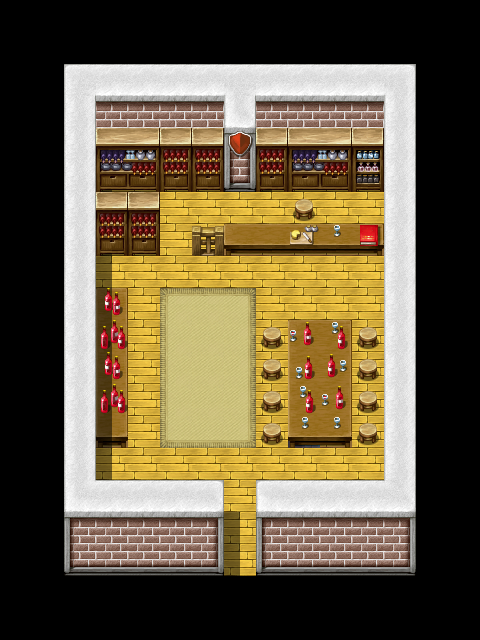

A level layout from a 2D game, rendered from its tile map. Below: a short description, then the map file with tile-grid data replaced by summaries:
An orthogonal 30x40 tile map with 16x16 px tiles, 7 tile layers (under0 background, under1 none, under2 none, under3 none, ...) and 24 objects (5x x, 4x step_wood, 2x piesport, step_carpet, chest150, ...).

<map version="1.0" orientation="orthogonal" renderorder="right-down" width="30" height="40" tilewidth="16" tileheight="16" nextobjectid="25">
 <tileset firstgid="1" name="piesport_wijnproeverij" tilewidth="16" tileheight="16" tilecount="1008" columns="56">
  <image source="piesport_wijnproeverij.png" width="896" height="288" />
 </tileset>
 <layer name="under0 background" width="30" height="40">
  <data>[1200 cells, 1180 non-empty, 161 distinct tile ids]</data>
 </layer>
 <layer name="under1 none" width="30" height="40">
  <data>[1200 cells, 0 non-empty, 0 distinct tile ids]</data>
 </layer>
 <layer name="under2 none" width="30" height="40">
  <data>[1200 cells, 0 non-empty, 0 distinct tile ids]</data>
 </layer>
 <layer name="under3 none" width="30" height="40">
  <data>[1200 cells, 0 non-empty, 0 distinct tile ids]</data>
 </layer>
 <layer name="under4 none" width="30" height="40">
  <data>[1200 cells, 0 non-empty, 0 distinct tile ids]</data>
 </layer>
 <layer name="over5 player" width="30" height="40">
  <data>[1200 cells, 0 non-empty, 0 distinct tile ids]</data>
 </layer>
 <layer name="over6 background" width="30" height="40">
  <data>[1200 cells, 20 non-empty, 6 distinct tile ids]</data>
 </layer>
 <objectgroup name="portals">
  <object id="1" name="piesport" x="208" y="576" width="64" height="16" />
 </objectgroup>
 <objectgroup name="start_pos">
  <object id="17" name="piesport" x="224" y="544" width="16" height="16" />
 </objectgroup>
 <objectgroup name="sounds" visible="0">
  <object id="12" name="step_carpet" x="160" y="288" width="96" height="160" />
  <object id="13" name="step_wood" x="64" y="64" width="352" height="224" />
  <object id="14" name="step_wood" x="64" y="288" width="96" height="160" />
  <object id="15" name="step_wood" x="256" y="288" width="160" height="160" />
  <object id="16" name="step_wood" x="64" y="448" width="352" height="128" />
 </objectgroup>
 <objectgroup name="low_blocker">
  <object id="2" x="256" y="320" width="128" height="112" />
  <object id="3" x="192" y="224" width="192" height="16" />
  <object id="4" x="288" y="192" width="32" height="16" />
  <object id="5" x="96" y="288" width="32" height="144" />
 </objectgroup>
 <objectgroup name="high_blocker" visible="0">
  <object id="6" x="64" y="496" width="160" height="80" />
  <object id="7" x="256" y="496" width="160" height="80" />
  <object id="8" x="64" y="64" width="352" height="96" />
  <object id="9" x="64" y="160" width="32" height="336" />
  <object id="10" x="96" y="208" width="64" height="32" />
  <object id="11" x="384" y="160" width="32" height="336" />
 </objectgroup>
 <objectgroup name="objects">
  <object id="18" name="chest150" x="352" y="256" width="32" height="32" />
  <object id="19" name="sparkly54" type="x" x="96" y="288" width="32" height="128" />
  <object id="20" name="sparkly55" type="x" x="96" y="208" width="64" height="32" />
  <object id="21" name="sparkly56" type="x" x="288" y="320" width="64" height="112" />
  <object id="22" name="sparkly57" type="x" x="128" y="144" width="96" height="32" />
  <object id="23" name="sparkly58" type="x" x="256" y="144" width="96" height="32" />
  <object id="24" name="person529" type="w" x="192" y="288" width="32" height="32" />
 </objectgroup>
 <objectgroup name="events" />
</map>
